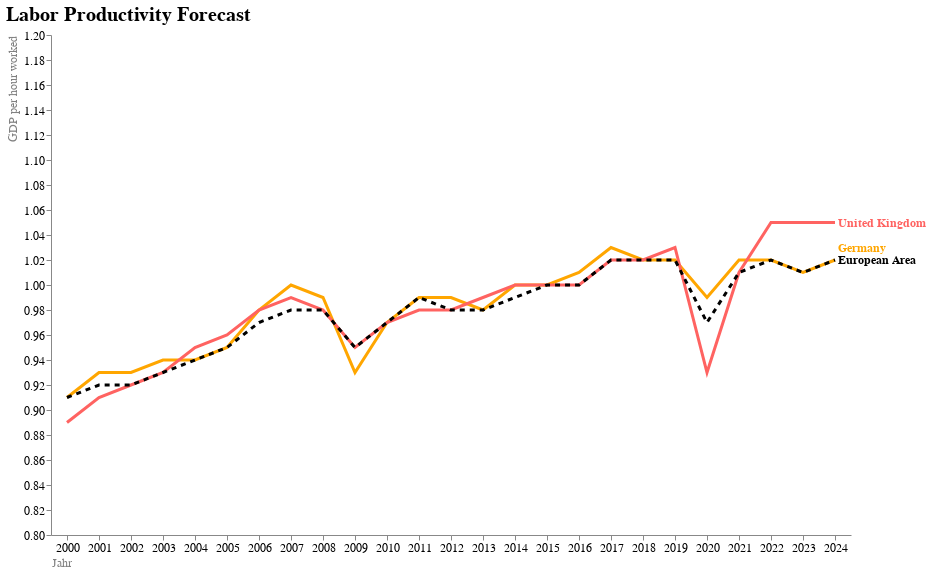

Here is the notebook cell this chart was saved with:
### Code cell
linechart3_final = alt.layer(linechart3, linechart3_labels, linechart3_points, europe_linechart, europe_line_labels).configure_view(
    strokeWidth=0
).configure_title(
    fontSize=20,
    anchor='start',
    fontWeight='bold',
).configure_axis(
    labelFontSize = 11,
    titleFontSize = 12,
    titleFontWeight= 'normal',
    titleColor='grey'
).configure_text(
    fontWeight='bold',
    fontSize = 12
)

linechart3_final

### Figure 1 — Vega-Lite specification as saved in the notebook (floating-point values rounded to 4 significant figures)
{"config": {"view": {"continuousWidth": 300, "continuousHeight": 300, "strokeWidth": 0}, "axis": {"labelFontSize": 12, "titleColor": "grey", "titleFontSize": 12, "titleFontWeight": "normal"}, "text": {"fontSize": 12, "fontWeight": "bold"}, "title": {"anchor": "start", "fontSize": 20, "fontWeight": "bold"}}, "layer": [{"data": {"name": "data-b8397a036ab581800c2b9c73bbd4f1cd"}, "mark": {"type": "line"}, "encoding": {"color": {"field": "LOCATION", "scale": {"range": ["#ffa600", "#ff6361"]}, "type": "nominal"}, "strokeWidth": {"value": 3}, "tooltip": [{"field": "LOCATION", "type": "nominal"}], "x": {"axis": {"titleAnchor": "start", "labelAngle": 0}, "field": "TIME", "title": "Jahr", "type": "ordinal"}, "y": {"axis": {"title": "GDP per hour worked", "titleAnchor": "end", "grid": false}, "field": "VALUE", "scale": {"domain": [0.85, 1.15]}, "type": "quantitative"}}, "title": "Labor Productivity Forecast"}, {"data": {"name": "data-b8397a036ab581800c2b9c73bbd4f1cd"}, "mark": {"type": "text", "align": "left", "dx": 3}, "encoding": {"color": {"field": "LOCATION", "legend": null, "scale": {"domain": ["Germany", "Germany", "Germany", "Germany", "Germany", "Germany", "Germany", "Germany", "Germany", "Germany", "Germany", "Germany", "Germany", "Germany", "Germany", "Germany", "Germany", "Germany", "Germany", "Germany", "Germany", "Germany", "Germany", "Germany", "Germany", "United Kingdom", "United Kingdom", "United Kingdom", "United Kingdom", "United Kingdom", "United Kingdom", "United Kingdom", "United Kingdom", "United Kingdom", "United Kingdom", "United Kingdom", "United Kingdom", "United Kingdom", "United Kingdom", "United Kingdom", "United Kingdom", "United Kingdom", "United Kingdom", "United Kingdom", "United Kingdom", "United Kingdom", "United Kingdom", "United Kingdom", "United Kingdom", "United Kingdom"], "type": "ordinal"}, "type": "nominal"}, "text": {"field": "LOCATION", "type": "nominal"}, "x": {"aggregate": "max", "field": "TIME", "type": "ordinal"}, "y": {"aggregate": {"argmax": "VALUE"}, "field": "VALUE", "type": "quantitative"}}}, {"data": {"name": "data-d751713988987e9331980363e24189ce"}, "mark": {"type": "circle", "opacity": 1, "size": 150}, "encoding": {"x": {"field": "TIME", "type": "ordinal"}, "y": {"field": "VALUE", "type": "quantitative"}}}, {"data": {"name": "data-75d28c9620cf1c3ead2437823966ab22"}, "mark": {"type": "line", "strokeDash": [5, 5]}, "encoding": {"color": {"value": "black"}, "strokeWidth": {"value": 3}, "x": {"field": "TIME", "type": "ordinal"}, "y": {"field": "VALUE", "type": "quantitative"}}}, {"data": {"name": "data-75d28c9620cf1c3ead2437823966ab22"}, "mark": {"type": "text", "align": "left", "dx": 3}, "encoding": {"color": {"value": "black"}, "text": {"field": "LOCATION", "type": "nominal"}, "x": {"aggregate": "max", "field": "TIME", "type": "ordinal"}, "y": {"aggregate": {"argmax": "VALUE"}, "field": "VALUE", "type": "quantitative"}}}], "height": 500, "width": 800, "$schema": "https://vega.github.io/schema/vega-lite/v5.15.1.json", "datasets": {"data-b8397a036ab581800c2b9c73bbd4f1cd": [{"LOCATION": "Germany", "SUBJECT": "TOT", "TIME": 2000, "VALUE": 0.91}, {"LOCATION": "Germany", "SUBJECT": "TOT", "TIME": 2001, "VALUE": 0.93}, {"LOCATION": "Germany", "SUBJECT": "TOT", "TIME": 2002, "VALUE": 0.93}, {"LOCATION": "Germany", "SUBJECT": "TOT", "TIME": 2003, "VALUE": 0.94}, {"LOCATION": "Germany", "SUBJECT": "TOT", "TIME": 2004, "VALUE": 0.94}, {"LOCATION": "Germany", "SUBJECT": "TOT", "TIME": 2005, "VALUE": 0.95}, {"LOCATION": "Germany", "SUBJECT": "TOT", "TIME": 2006, "VALUE": 0.98}, {"LOCATION": "Germany", "SUBJECT": "TOT", "TIME": 2007, "VALUE": 1.0}, {"LOCATION": "Germany", "SUBJECT": "TOT", "TIME": 2008, "VALUE": 0.99}, {"LOCATION": "Germany", "SUBJECT": "TOT", "TIME": 2009, "VALUE": 0.93}, {"LOCATION": "Germany", "SUBJECT": "TOT", "TIME": 2010, "VALUE": 0.97}, {"LOCATION": "Germany", "SUBJECT": "TOT", "TIME": 2011, "VALUE": 0.99}, {"LOCATION": "Germany", "SUBJECT": "TOT", "TIME": 2012, "VALUE": 0.99}, {"LOCATION": "Germany", "SUBJECT": "TOT", "TIME": 2013, "VALUE": 0.98}, {"LOCATION": "Germany", "SUBJECT": "TOT", "TIME": 2014, "VALUE": 1.0}, {"LOCATION": "Germany", "SUBJECT": "TOT", "TIME": 2015, "VALUE": 1.0}, {"LOCATION": "Germany", "SUBJECT": "TOT", "TIME": 2016, "VALUE": 1.01}, {"LOCATION": "Germany", "SUBJECT": "TOT", "TIME": 2017, "VALUE": 1.03}, {"LOCATION": "Germany", "SUBJECT": "TOT", "TIME": 2018, "VALUE": 1.02}, {"LOCATION": "Germany", "SUBJECT": "TOT", "TIME": 2019, "VALUE": 1.02}, {"LOCATION": "Germany", "SUBJECT": "TOT", "TIME": 2020, "VALUE": 0.99}, {"LOCATION": "Germany", "SUBJECT": "TOT", "TIME": 2021, "VALUE": 1.02}, {"LOCATION": "Germany", "SUBJECT": "TOT", "TIME": 2022, "VALUE": 1.02}, {"LOCATION": "Germany", "SUBJECT": "TOT", "TIME": 2023, "VALUE": 1.01}, {"LOCATION": "Germany", "SUBJECT": "TOT", "TIME": 2024, "VALUE": 1.02}, {"LOCATION": "United Kingdom", "SUBJECT": "TOT", "TIME": 2000, "VALUE": 0.89}, {"LOCATION": "United Kingdom", "SUBJECT": "TOT", "TIME": 2001, "VALUE": 0.91}, {"LOCATION": "United Kingdom", "SUBJECT": "TOT", "TIME": 2002, "VALUE": 0.92}, {"LOCATION": "United Kingdom", "SUBJECT": "TOT", "TIME": 2003, "VALUE": 0.93}, {"LOCATION": "United Kingdom", "SUBJECT": "TOT", "TIME": 2004, "VALUE": 0.95}, {"LOCATION": "United Kingdom", "SUBJECT": "TOT", "TIME": 2005, "VALUE": 0.96}, {"LOCATION": "United Kingdom", "SUBJECT": "TOT", "TIME": 2006, "VALUE": 0.98}, {"LOCATION": "United Kingdom", "SUBJECT": "TOT", "TIME": 2007, "VALUE": 0.99}, {"LOCATION": "United Kingdom", "SUBJECT": "TOT", "TIME": 2008, "VALUE": 0.98}, {"LOCATION": "United Kingdom", "SUBJECT": "TOT", "TIME": 2009, "VALUE": 0.95}, {"LOCATION": "United Kingdom", "SUBJECT": "TOT", "TIME": 2010, "VALUE": 0.97}, {"LOCATION": "United Kingdom", "SUBJECT": "TOT", "TIME": 2011, "VALUE": 0.98}, {"LOCATION": "United Kingdom", "SUBJECT": "TOT", "TIME": 2012, "VALUE": 0.98}, {"LOCATION": "United Kingdom", "SUBJECT": "TOT", "TIME": 2013, "VALUE": 0.99}, {"LOCATION": "United Kingdom", "SUBJECT": "TOT", "TIME": 2014, "VALUE": 1.0}, {"LOCATION": "United Kingdom", "SUBJECT": "TOT", "TIME": 2015, "VALUE": 1.0}, {"LOCATION": "United Kingdom", "SUBJECT": "TOT", "TIME": 2016, "VALUE": 1.0}, {"LOCATION": "United Kingdom", "SUBJECT": "TOT", "TIME": 2017, "VALUE": 1.02}, {"LOCATION": "United Kingdom", "SUBJECT": "TOT", "TIME": 2018, "VALUE": 1.02}, {"LOCATION": "United Kingdom", "SUBJECT": "TOT", "TIME": 2019, "VALUE": 1.03}, {"LOCATION": "United Kingdom", "SUBJECT": "TOT", "TIME": 2020, "VALUE": 0.93}, {"LOCATION": "United Kingdom", "SUBJECT": "TOT", "TIME": 2021, "VALUE": 1.01}, {"LOCATION": "United Kingdom", "SUBJECT": "TOT", "TIME": 2022, "VALUE": 1.05}, {"LOCATION": "United Kingdom", "SUBJECT": "TOT", "TIME": 2023, "VALUE": 1.05}, {"LOCATION": "United Kingdom", "SUBJECT": "TOT", "TIME": 2024, "VALUE": 1.05}], "data-d751713988987e9331980363e24189ce": [], "data-75d28c9620cf1c3ead2437823966ab22": [{"LOCATION": "European Area", "SUBJECT": "TOT", "TIME": 2000, "VALUE": 0.91}, {"LOCATION": "European Area", "SUBJECT": "TOT", "TIME": 2001, "VALUE": 0.92}, {"LOCATION": "European Area", "SUBJECT": "TOT", "TIME": 2002, "VALUE": 0.92}, {"LOCATION": "European Area", "SUBJECT": "TOT", "TIME": 2003, "VALUE": 0.93}, {"LOCATION": "European Area", "SUBJECT": "TOT", "TIME": 2004, "VALUE": 0.94}, {"LOCATION": "European Area", "SUBJECT": "TOT", "TIME": 2005, "VALUE": 0.95}, {"LOCATION": "European Area", "SUBJECT": "TOT", "TIME": 2006, "VALUE": 0.97}, {"LOCATION": "European Area", "SUBJECT": "TOT", "TIME": 2007, "VALUE": 0.98}, {"LOCATION": "European Area", "SUBJECT": "TOT", "TIME": 2008, "VALUE": 0.98}, {"LOCATION": "European Area", "SUBJECT": "TOT", "TIME": 2009, "VALUE": 0.95}, {"LOCATION": "European Area", "SUBJECT": "TOT", "TIME": 2010, "VALUE": 0.97}, {"LOCATION": "European Area", "SUBJECT": "TOT", "TIME": 2011, "VALUE": 0.99}, {"LOCATION": "European Area", "SUBJECT": "TOT", "TIME": 2012, "VALUE": 0.98}, {"LOCATION": "European Area", "SUBJECT": "TOT", "TIME": 2013, "VALUE": 0.98}, {"LOCATION": "European Area", "SUBJECT": "TOT", "TIME": 2014, "VALUE": 0.99}, {"LOCATION": "European Area", "SUBJECT": "TOT", "TIME": 2015, "VALUE": 1.0}, {"LOCATION": "European Area", "SUBJECT": "TOT", "TIME": 2016, "VALUE": 1.0}, {"LOCATION": "European Area", "SUBJECT": "TOT", "TIME": 2017, "VALUE": 1.02}, {"LOCATION": "European Area", "SUBJECT": "TOT", "TIME": 2018, "VALUE": 1.02}, {"LOCATION": "European Area", "SUBJECT": "TOT", "TIME": 2019, "VALUE": 1.02}, {"LOCATION": "European Area", "SUBJECT": "TOT", "TIME": 2020, "VALUE": 0.97}, {"LOCATION": "European Area", "SUBJECT": "TOT", "TIME": 2021, "VALUE": 1.01}, {"LOCATION": "European Area", "SUBJECT": "TOT", "TIME": 2022, "VALUE": 1.02}, {"LOCATION": "European Area", "SUBJECT": "TOT", "TIME": 2023, "VALUE": 1.01}, {"LOCATION": "European Area", "SUBJECT": "TOT", "TIME": 2024, "VALUE": 1.02}]}}
